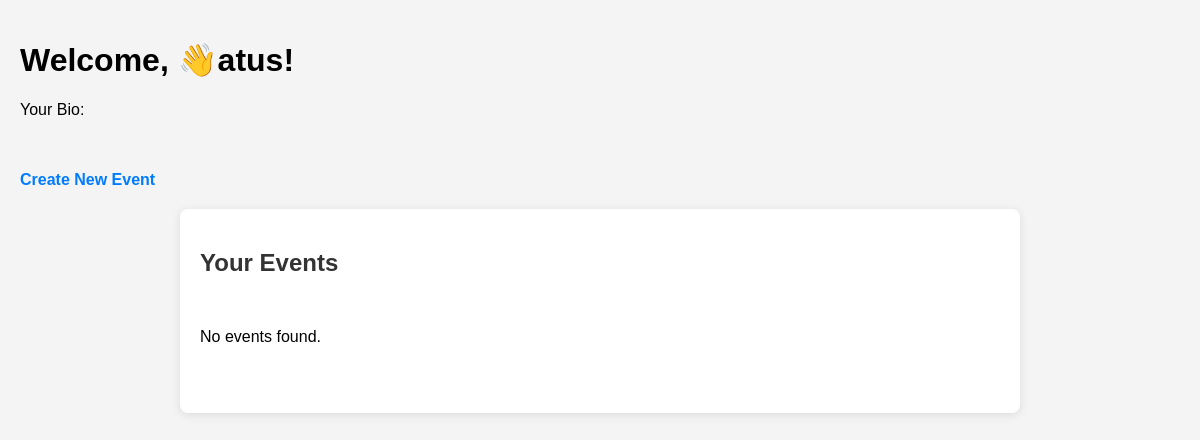
Page /accounts/admin_dashboard/ (signed in) on the earlier database version.
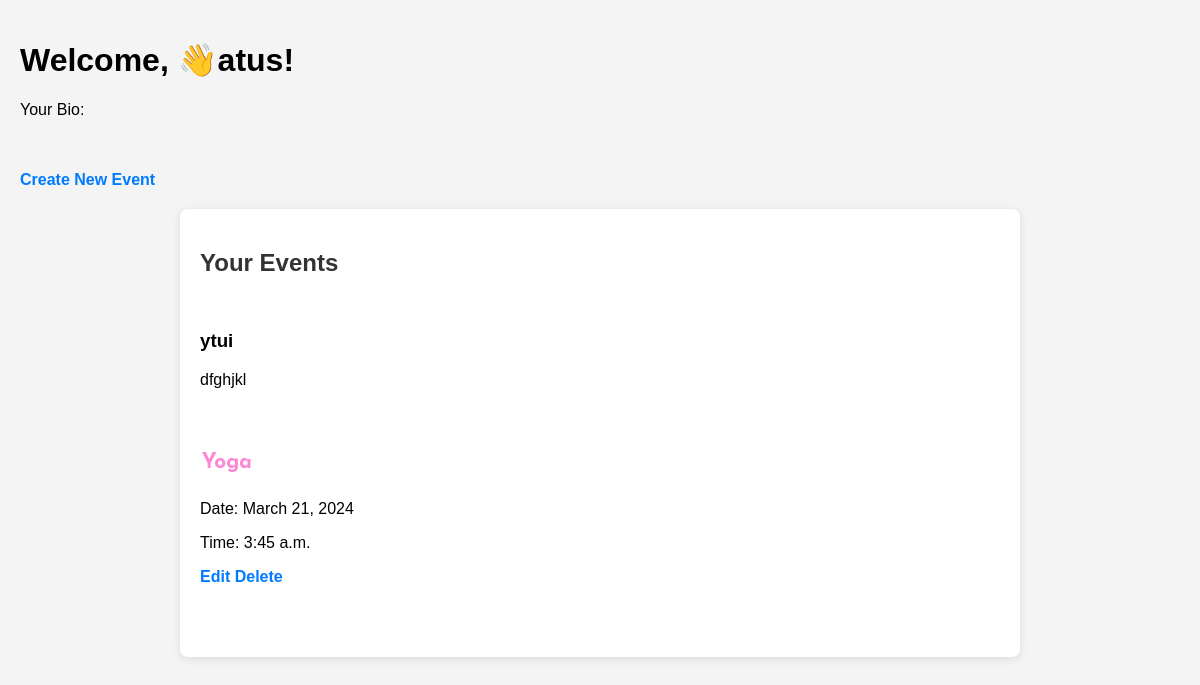
Same page on the later database version.
### dashboaed/models.py (models this page shows, shortened)
class Event(models.Model):
    organizer = models.ForeignKey(User, on_delete=models.CASCADE)  # The user who created the event
    title = models.CharField(max_length=100)                       # Title of the event
    poster = models.ImageField(upload_to='posters/', blank=True, null=True)  # Image field for event poster
    description = models.TextField()                                # Description of the event
    date = models.DateField()                                      # Date of the event
    time = models.TimeField()                                      # Time of the event
    location = models.CharField(max_length=200)                   # Location of the event
    created_at = models.DateTimeField(auto_now_add=True)          # Timestamp when the event is created

### dashboaed/views.py (the view)
# urls.py: path('accounts/admin_dashboard/', admin_view, name='dashboard'),
@login_required(login_url='login')
def admin_view(request):
    user =request.user
    user_events = Event.objects.filter(organizer=user)  # Filter events by the logged-in user (organizer)
    new_user_threshold = timezone.now() - timedelta(days=7)  # Define what 'new' means (e.g., last 7 days)
    if user.date_joined >= new_user_threshold:
        welcome_message = "Welcome,"
    else:
        welcome_message = "Welcome back!"
    context = {
        'welcome_message': welcome_message , # Pass welcome_message to the context
        'events':user_events # Pass only the events created by the logged-in user
    }
    return render(request, 'admindashboard/admin_dashboard.html', context)

### templates/admindashboard/admin_dashboard.html (shortened to what this page needs)
<!DOCTYPE html>
<html lang="en">
<head>
</head>
<body>
    <h1>{{ welcome_message }} 👋{{ user.username }}!</h1>
    <p>Your Bio: {{ user_profile.bio }}</p></h1>
    <br><br>
    <a href="{% url 'create_event' %}">Create New Event</a>
    <div class="container">
        <h2>Your Events</h2>
        <ul>
            {% for event in events %}
            <li>
                <h3>{{ event.title }}</h3>
                <p>{{ event.description }}</p>
                {% if event.poster %}
                <img src="{{ event.poster.url }}" alt="{{ event.title }}" />
                {% else %}
                <p>No image available</p>
                {% endif %}
                <div class="event-details">
                    <p>Date: {{ event.date }}</p>
                    <p>Time: {{ event.time }}</p>
                    <a href="{% url 'edit_event' event.id %}">Edit</a>
                    <a href="{% url 'delete_event' event.id %}">Delete</a>
                </div>
            </li>
            {% empty %}
            <li>
                <p>No events found.</p>
            </li>
            {% endfor %}
        </ul>
    </div>
</body>
</html>

Differences in the rows shown:
added Event: title "ytui", description "dfghjkl", poster (picture), date "March 21, 2024", time "3:45 a.m."
Other differences:
text no longer shown: "No events found."
